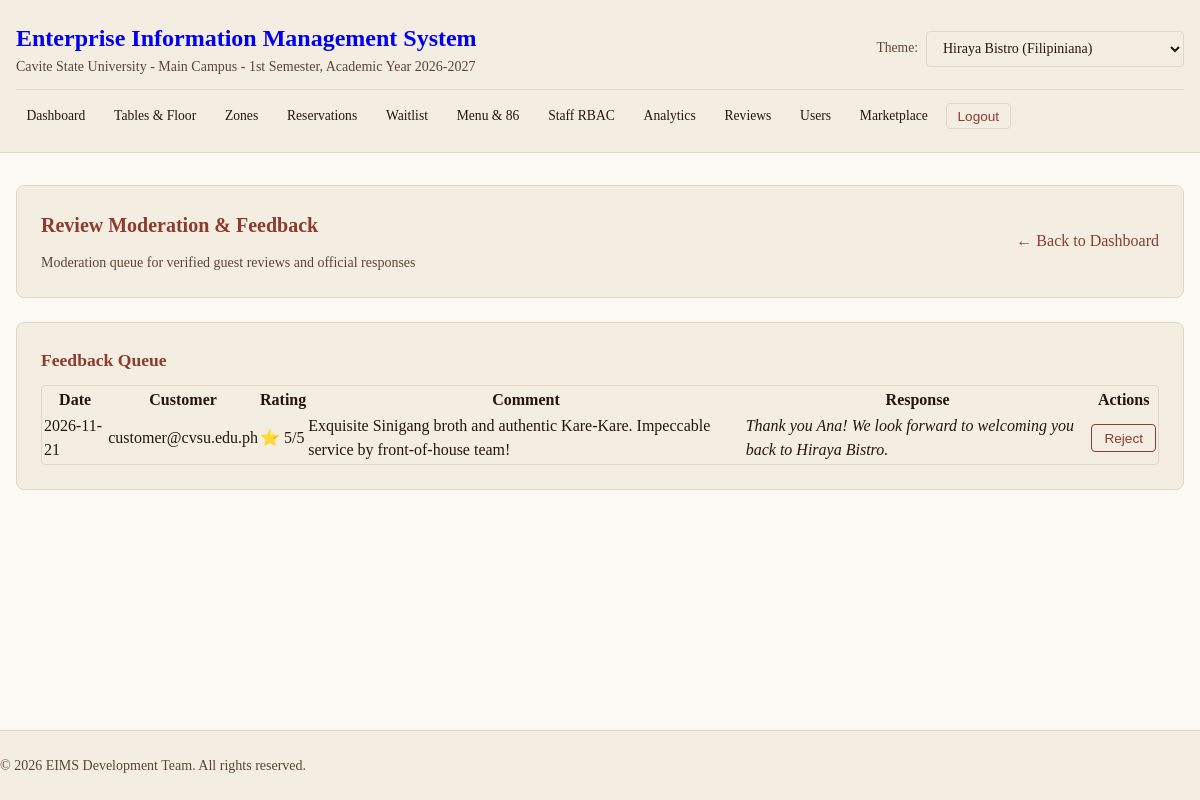
/admin/reviews (signed in), run on the app's committed database.
### tables this page shows
CREATE TABLE IF NOT EXISTS reviews (
    id VARCHAR(36) PRIMARY KEY,
    org_id VARCHAR(36) NOT NULL,
    reservation_id VARCHAR(36),
    customer_id VARCHAR(36),
    rating INTEGER NOT NULL,
    comment TEXT,
    approved INTEGER NOT NULL DEFAULT 0,
    restaurant_response TEXT,
    response_at TIMESTAMP NULL,
    created_at TIMESTAMP DEFAULT CURRENT_TIMESTAMP,
    FOREIGN KEY (org_id) REFERENCES tenants(id) ON DELETE CASCADE,
    FOREIGN KEY (reservation_id) REFERENCES reservations(id) ON DELETE SET NULL,
    FOREIGN KEY (customer_id) REFERENCES users(id) ON DELETE SET NULL
);

### app/Views/admin/reviews.php (the view, shortened to what the rows shown need)
<?php
require_once __DIR__ . '/../layouts/header.php';
$reviews = $reviews ?? [];
$orgId = $orgId ?? (string) Session::get('tenant_id');
?>
<section class="card">
    <div class="header-actions">
        <div>
            <h2>Review Moderation & Feedback</h2>
        </div>
    </div>
</section>
<section class="card">
    <div class="table-container">
        <table class="table-data">
            <thead>
                <tr>
                    <th>Date</th>
                    <th>Customer</th>
                    <th>Rating</th>
                    <th>Comment</th>
                    <th>Response</th>
                    <th>Actions</th>
                </tr>
            </thead>
            <tbody>
                <?php if (empty($reviews)): ?>
                    <tr>
                        <td colspan="6" class="text-center text-muted">No reviews pending moderation.</td>
                    </tr>
                <?php else: ?>
                    <?php foreach ($reviews as $rev): ?>
                        <tr>
                            <td><?= htmlspecialchars(substr((string)$rev['created_at'], 0, 10), ENT_QUOTES, 'UTF-8') ?></td>
                            <td><?= htmlspecialchars((string)($rev['reviewer_email'] ?? 'Anonymous Guest'), ENT_QUOTES, 'UTF-8') ?></td>
                            <td>⭐ <?= (int)$rev['rating'] ?>/5</td>
                            <td>
                                <?= htmlspecialchars((string)($rev['comment'] ?? ''), ENT_QUOTES, 'UTF-8') ?>
                            </td>
                            <td>
                                <?php if (!empty($rev['restaurant_response'])): ?>
                                    <em><?= htmlspecialchars((string)$rev['restaurant_response'], ENT_QUOTES, 'UTF-8') ?></em>
                                <?php endif; ?>
                            </td>
                            <td>
                                <form method="POST" action="/admin/restaurants/<?= htmlspecialchars($orgId, ENT_QUOTES, 'UTF-8') ?>/reviews/<?= htmlspecialchars((string)$rev['id'], ENT_QUOTES, 'UTF-8') ?>/reject" class="inline-form">
                                    <button type="submit" class="btn-danger-sm" onclick="return confirm('Purge this review?');">Reject</button>
                                </form>
                            </td>
                        </tr>
                    <?php endforeach; ?>
                <?php endif; ?>
            </tbody>
        </table>
    </div>
</section>
<?php require_once __DIR__ . '/../layouts/footer.php'; ?>

### data on the page
reviews: created_at "2026-11-21", reviewer_email "customer@cvsu.edu.ph", rating "5", comment "Exquisite Sinigang broth and authentic Kare-Kare. Impeccable service by front-of-house team!", restaurant_response "Thank you Ana! We look forward to welcoming you back to Hiraya Bistro."

### other printed values
$sys['name'] "Enterprise Information Management System"
